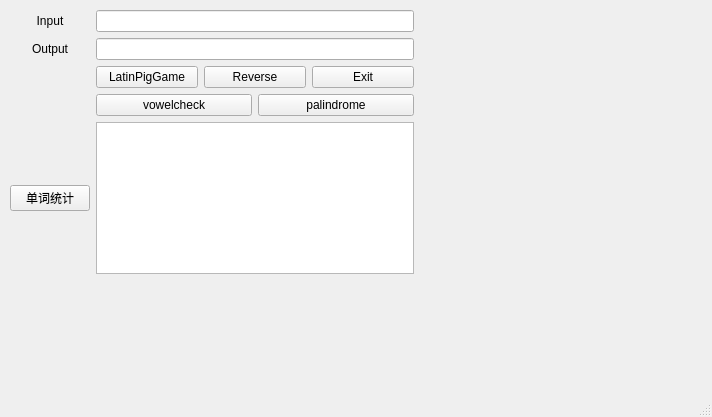
<?xml version="1.0" encoding="UTF-8"?>
<ui version="4.0">
 <class>MainWindow</class>
 <widget class="QMainWindow" name="MainWindow">
  <property name="geometry">
   <rect>
    <x>0</x>
    <y>0</y>
    <width>712</width>
    <height>417</height>
   </rect>
  </property>
  <property name="minimumSize">
   <size>
    <width>389</width>
    <height>150</height>
   </size>
  </property>
  <property name="windowTitle">
   <string>Ex1:Reverse string with UI</string>
  </property>
  <widget class="QWidget" name="centralwidget">
   <widget class="QWidget" name="gridLayoutWidget">
    <property name="geometry">
     <rect>
      <x>10</x>
      <y>10</y>
      <width>404</width>
      <height>264</height>
     </rect>
    </property>
    <layout class="QGridLayout" name="mainlayout">
     <property name="sizeConstraint">
      <enum>QLayout::SetMaximumSize</enum>
     </property>
     <item row="6" column="1">
      <layout class="QHBoxLayout" name="horizontalLayout_2">
       <item>
        <widget class="QPushButton" name="vowelcheck_Button">
         <property name="text">
          <string>vowelcheck</string>
         </property>
        </widget>
       </item>
       <item>
        <widget class="QPushButton" name="palindrome_Button">
         <property name="text">
          <string>palindrome</string>
         </property>
        </widget>
       </item>
      </layout>
     </item>
     <item row="4" column="0">
      <widget class="QLabel" name="OutputLabel">
       <property name="sizePolicy">
        <sizepolicy hsizetype="Preferred" vsizetype="Preferred">
         <horstretch>0</horstretch>
         <verstretch>0</verstretch>
        </sizepolicy>
       </property>
       <property name="text">
        <string>Output</string>
       </property>
       <property name="alignment">
        <set>Qt::AlignCenter</set>
       </property>
      </widget>
     </item>
     <item row="5" column="1">
      <layout class="QHBoxLayout" name="horizontalLayout">
       <item>
        <widget class="QPushButton" name="LatinPigButton">
         <property name="sizePolicy">
          <sizepolicy hsizetype="Expanding" vsizetype="Fixed">
           <horstretch>0</horstretch>
           <verstretch>0</verstretch>
          </sizepolicy>
         </property>
         <property name="text">
          <string>LatinPigGame</string>
         </property>
        </widget>
       </item>
       <item>
        <widget class="QPushButton" name="ConfirmButton">
         <property name="sizePolicy">
          <sizepolicy hsizetype="Expanding" vsizetype="Fixed">
           <horstretch>0</horstretch>
           <verstretch>0</verstretch>
          </sizepolicy>
         </property>
         <property name="text">
          <string>Reverse</string>
         </property>
        </widget>
       </item>
       <item>
        <widget class="QPushButton" name="ExitButton">
         <property name="sizePolicy">
          <sizepolicy hsizetype="Expanding" vsizetype="Fixed">
           <horstretch>0</horstretch>
           <verstretch>0</verstretch>
          </sizepolicy>
         </property>
         <property name="text">
          <string>Exit</string>
         </property>
        </widget>
       </item>
      </layout>
     </item>
     <item row="4" column="1">
      <widget class="QLineEdit" name="OutputLine"/>
     </item>
     <item row="5" column="0">
      <layout class="QVBoxLayout" name="verticalLayout"/>
     </item>
     <item row="6" column="0">
      <layout class="QVBoxLayout" name="verticalLayout_2"/>
     </item>
     <item row="2" column="1">
      <widget class="QLineEdit" name="InputLine"/>
     </item>
     <item row="2" column="0">
      <widget class="QLabel" name="InputLabel">
       <property name="sizePolicy">
        <sizepolicy hsizetype="Preferred" vsizetype="Preferred">
         <horstretch>0</horstretch>
         <verstretch>0</verstretch>
        </sizepolicy>
       </property>
       <property name="text">
        <string>Input</string>
       </property>
       <property name="alignment">
        <set>Qt::AlignCenter</set>
       </property>
      </widget>
     </item>
     <item row="7" column="1">
      <widget class="QTextEdit" name="wordstatisc_txtbox"/>
     </item>
     <item row="7" column="0">
      <widget class="QPushButton" name="wordstatisc_Button">
       <property name="text">
        <string>单词统计</string>
       </property>
      </widget>
     </item>
    </layout>
   </widget>
  </widget>
  <widget class="QMenuBar" name="menubar">
   <property name="geometry">
    <rect>
     <x>0</x>
     <y>0</y>
     <width>712</width>
     <height>23</height>
    </rect>
   </property>
  </widget>
  <widget class="QStatusBar" name="statusbar"/>
 </widget>
 <resources/>
 <connections/>
</ui>
